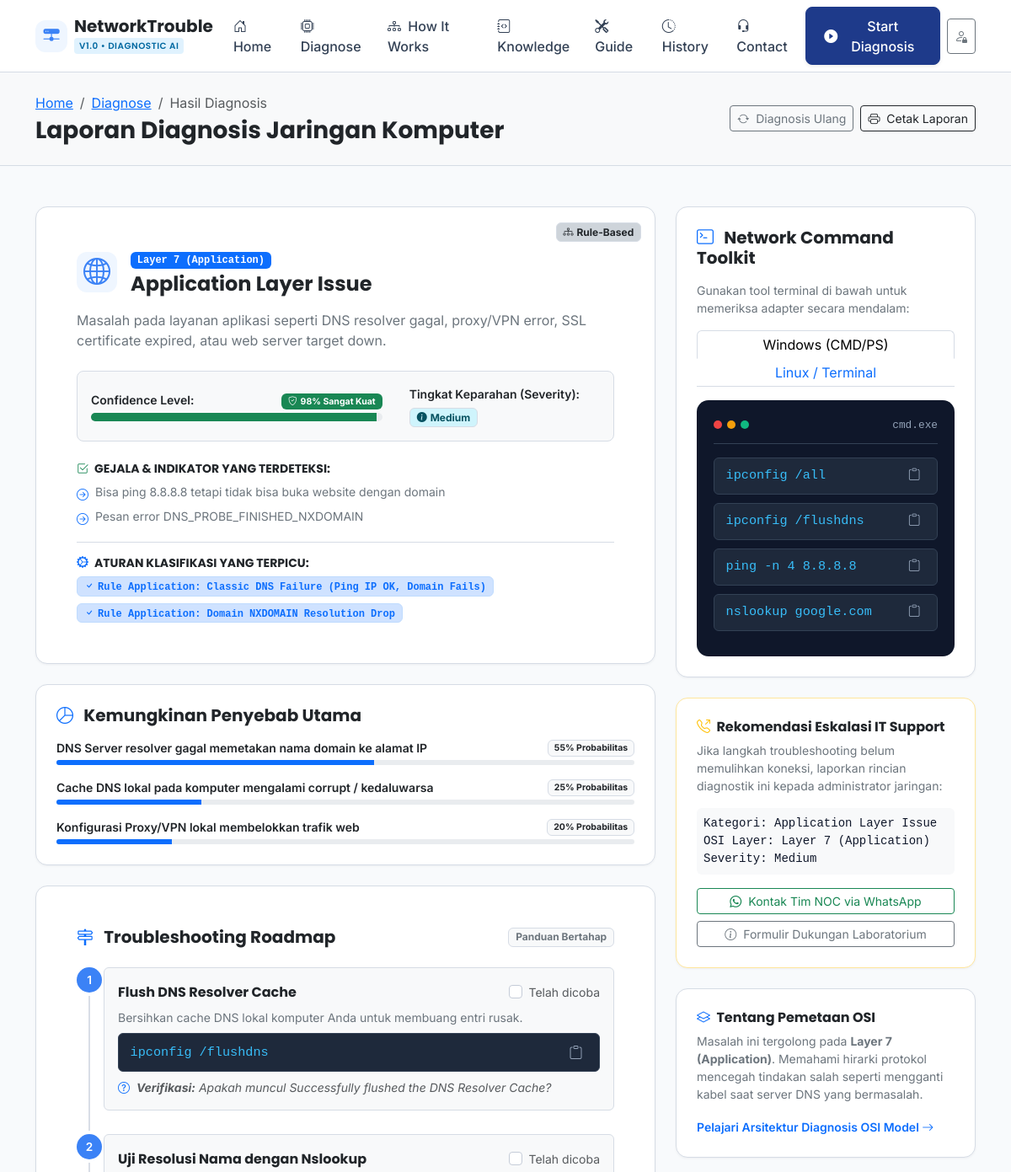
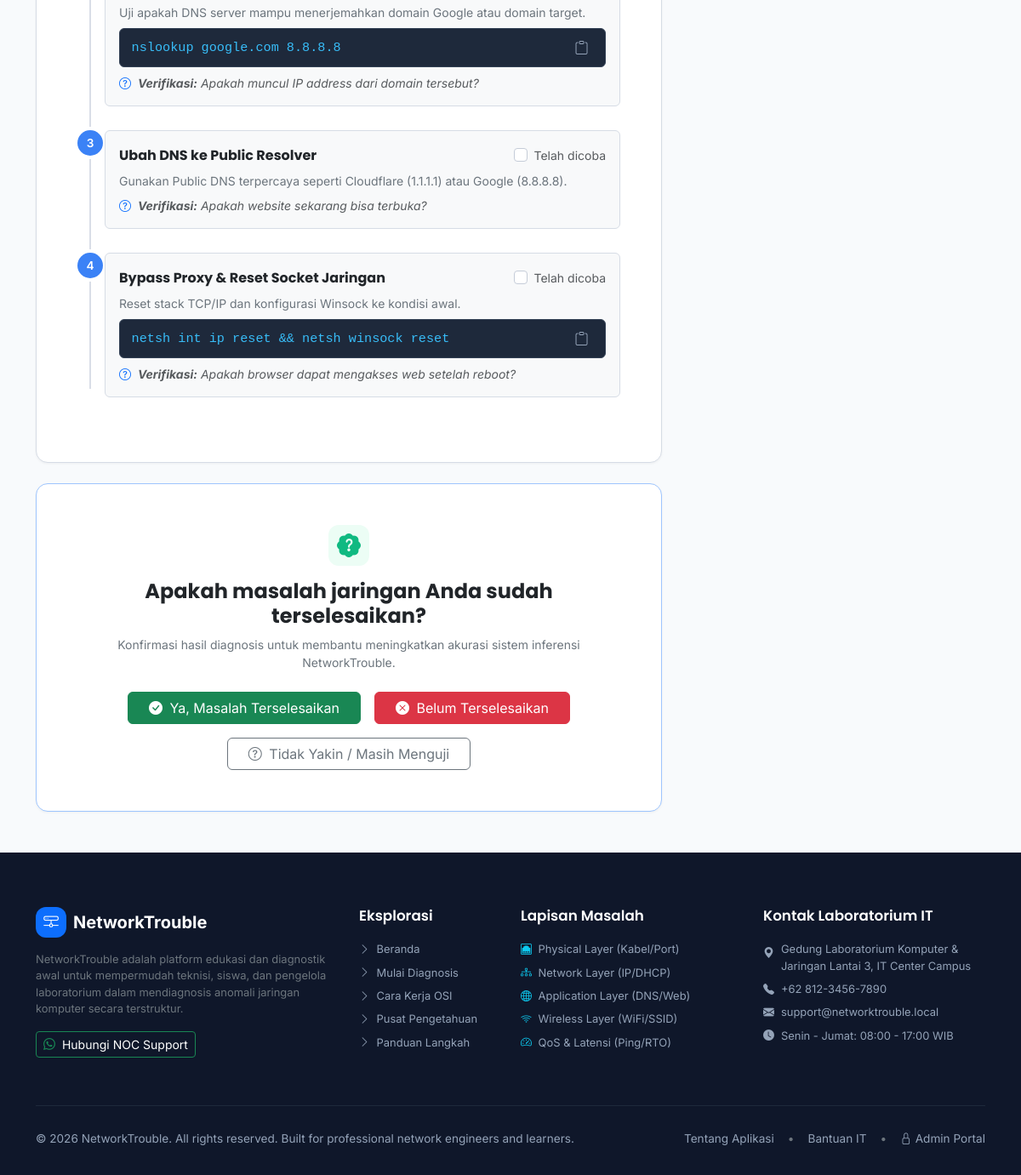
/result.php?id=1, run on the app's committed database (2 pictures, top to bottom).
### tables this page shows
CREATE TABLE `diagnosis_results` (
  `id` INT UNSIGNED AUTO_INCREMENT PRIMARY KEY,
  `session_id` INT UNSIGNED NOT NULL,
  `category_id` INT UNSIGNED NOT NULL,
  `osi_layer` VARCHAR(50) NOT NULL,
  `confidence_score` INT NOT NULL DEFAULT 0,
  `severity` ENUM('Low', 'Medium', 'High', 'Critical') NOT NULL DEFAULT 'Medium',
  `possible_causes_json` TEXT NOT NULL,
  `status` ENUM('resolved', 'unresolved', 'pending', 'unsure') NOT NULL DEFAULT 'pending',
  `resolved_at` DATETIME NULL,
  `created_at` DATETIME NOT NULL DEFAULT CURRENT_TIMESTAMP,
  FOREIGN KEY (`session_id`) REFERENCES `diagnosis_sessions`(`id`) ON DELETE CASCADE
);

CREATE TABLE `network_categories` (
  `id` INT UNSIGNED AUTO_INCREMENT PRIMARY KEY,
  `name` VARCHAR(100) NOT NULL,
  `slug` VARCHAR(100) NOT NULL UNIQUE,
  `description` TEXT NOT NULL,
  `osi_layer` VARCHAR(50) NOT NULL,
  `severity_default` ENUM('Low', 'Medium', 'High', 'Critical') NOT NULL DEFAULT 'Medium',
  `icon` VARCHAR(50) NOT NULL DEFAULT 'bi-hdd-network',
  `status` ENUM('active', 'inactive') NOT NULL DEFAULT 'active',
  `created_at` DATETIME NOT NULL DEFAULT CURRENT_TIMESTAMP
);

CREATE TABLE `troubleshooting_steps` (
  `id` INT UNSIGNED AUTO_INCREMENT PRIMARY KEY,
  `category_id` INT UNSIGNED NOT NULL,
  `step_number` INT NOT NULL DEFAULT 1,
  `title` VARCHAR(150) NOT NULL,
  `description` TEXT NOT NULL,
  `command` VARCHAR(255) NULL,
  `platform` ENUM('both', 'windows', 'linux', 'gui') NOT NULL DEFAULT 'both',
  `verification_question` VARCHAR(255) NULL,
  `created_at` DATETIME NOT NULL DEFAULT CURRENT_TIMESTAMP
);

CREATE TABLE `contact_settings` (
  `id` INT UNSIGNED AUTO_INCREMENT PRIMARY KEY,
  `contact_name` VARCHAR(100) NOT NULL DEFAULT 'IT Support & Network NOC',
  `phone` VARCHAR(30) NOT NULL DEFAULT '+62 812-3456-7890',
  `email` VARCHAR(100) NOT NULL DEFAULT 'support@networktrouble.local',
  `address` TEXT NULL,
  `working_hours` VARCHAR(100) NOT NULL DEFAULT 'Senin - Jumat: 08:00 - 17:00 WIB',
  `whatsapp` VARCHAR(30) NOT NULL DEFAULT '6281234567890',
  `updated_at` DATETIME NOT NULL DEFAULT CURRENT_TIMESTAMP ON UPDATE CURRENT_TIMESTAMP
);

### result.php (the view, shortened to what the rows shown need)
<?php
require_once __DIR__ . '/config/app.php';
require_once __DIR__ . '/includes/functions.php';
require_once __DIR__ . '/includes/classification_engine.php';
$db = get_db();
if ($_SERVER['REQUEST_METHOD'] === 'POST') {
    $connType = sanitize($_POST['connection_type'] ?? 'unknown');
    $symptoms = $_POST['symptoms'] ?? [];
    $adaptive = $_POST['adaptive_answers'] ?? [];
    $customText = sanitize($_POST['custom_text'] ?? '');
    $source = sanitize($_POST['classification_source'] ?? 'Rule-Based');
    $diagnosis = NetworkClassificationEngine::diagnose([
        'connection_type'       => $connType,
        'symptoms'              => $symptoms,
        'adaptive_answers'      => $adaptive,
        'custom_text'           => $customText,
        'classification_source' => $source
    ]);
    $userToken = get_anonymous_session_token();
    if ($db) {
        try {
            $inputJson = json_encode([
                'connection_type'  => $connType,
                'symptoms'         => $symptoms,
                'adaptive_answers' => $adaptive,
                'custom_text'      => $customText
            ]);
            $stmt = $db->prepare("INSERT INTO diagnosis_sessions (session_token, connection_type, input_data_json, classification_source, user_ip, created_at) VALUES (?, ?, ?, ?, ?, NOW())");
            $stmt->execute([$userToken, $connType, $inputJson, $diagnosis['classification_source'], $_SERVER['REMOTE_ADDR'] ?? '127.0.0.1']);
            $sessionId = (int)$db->lastInsertId();
            $possibleJson = json_encode(array_column($diagnosis['possible_causes'], 'cause'));
            $resStmt = $db->prepare("INSERT INTO diagnosis_results (session_id, category_id, osi_layer, confidence_score, severity, possible_causes_json, status, created_at) VALUES (?, ?, ?, ?, ?, ?, 'pending', NOW())");
            $resStmt->execute([
                $sessionId,
                $diagnosis['category_id'],
                $diagnosis['osi_layer'],
                $diagnosis['confidence_score'],
                $diagnosis['severity'],
                $possibleJson
            ]);
            $resultRecordId = (int)$db->lastInsertId();
            $_SESSION['last_diagnosis_id'] = $resultRecordId;
            $_SESSION['last_session_id'] = $sessionId;
            if ($diagnosis['category_id'] === 9 && !empty($customText)) {
                $unresStmt = $db->prepare("INSERT INTO unresolved_cases (session_id, user_description, predicted_category, case_status, created_at) VALUES (?, ?, ?, 'open', NOW())");
                $unresStmt->execute([$sessionId, $customText, 'Unknown Network Issue']);
            }
        } catch (Exception $e) {}
    }
} elseif (isset($_GET['id'])) {
    $requestedId = (int)$_GET['id'];
    if ($db) {
        try {
            $stmt = $db->prepare("SELECT r.*, s.connection_type, s.input_data_json, s.classification_source, c.name as category_name, c.slug as category_slug, c.icon, c.description FROM diagnosis_results r JOIN diagnosis_sessions s ON r.session_id = s.id JOIN network_categories c ON r.category_id = c.id WHERE r.id = ?");
            $stmt->execute([$requestedId]);
            $row = $stmt->fetch();
            if ($row) {
                $inputData = json_decode($row['input_data_json'], true) ?: [];
                $diagnosis = NetworkClassificationEngine::diagnose([
                    'connection_type'       => $row['connection_type'],
                    'symptoms'              => $inputData['symptoms'] ?? [],
                    'adaptive_answers'      => $inputData['adaptive_answers'] ?? [],
                    'custom_text'           => $inputData['custom_text'] ?? '',
                    'classification_source' => $row['classification_source']
                ]);
            }
        } catch (Exception $e) {}
    }
}
require_once __DIR__ . '/includes/header.php';
?>
<div class="py-4 bg-light border-bottom">
    <div class="container">
        <div class="d-flex flex-wrap align-items-center justify-content-between gap-3">
            <div>
                <h1 class="h3 fw-bold text-dark mb-0">Laporan Diagnosis Jaringan Komputer</h1>
            </div>
        </div>
    </div>
</div>
<div class="py-5">
    <div class="container">
        <div class="row g-4">
            <div class="col-lg-8">
                <div class="nt-card p-4 p-md-5 mb-4 position-relative overflow-hidden">
                    <div class="position-absolute top-0 end-0 p-3">
                        <?= get_source_badge($diagnosis['classification_source']); ?>
                    </div>
                    <div class="d-flex align-items-center gap-3 mb-3">
                        <div class="nt-icon-box nt-icon-primary fs-2">
                        </div>
                        <div>
                            <span class="badge bg-primary text-white mb-1 font-monospace">
                                <?= htmlspecialchars($diagnosis['osi_layer']); ?>
                            </span>
                            <h2 class="h4 fw-bold text-dark mb-0">
                                <?= htmlspecialchars($diagnosis['category_name']); ?>
                            </h2>
                        </div>
                    </div>
                    <p class="text-secondary mb-4">
                        <?= htmlspecialchars($diagnosis['description']); ?>
                    </p>
                    <div class="p-3 bg-light rounded-3 border mb-4">
                        <div class="row g-3 align-items-center">
                        </div>
                    </div>
                    <?php if (!empty($diagnosis['matched_symptoms'])): ?>
                    <div>
                        <h6 class="fw-bold text-dark mb-2 small text-uppercase letter-spacing-1">
                        </h6>
                        <ul class="list-unstyled mb-0 small">
                        </ul>
                    </div>
                    <?php endif; ?>
                    <?php if (!empty($diagnosis['triggered_rules'])): ?>
                    <div class="mt-3 pt-3 border-top">
                        <h6 class="fw-bold text-dark mb-2 small text-uppercase letter-spacing-1">
                        </h6>
                        <div class="d-flex flex-wrap gap-2">
                        </div>
                    </div>
                    <?php endif; ?>
                </div>
                <div class="nt-card p-4 p-md-5 mb-4">
                    <div class="roadmap-timeline">
                        <?php if (!empty($diagnosis['troubleshooting_steps'])): ?>
                            <?php foreach ($diagnosis['troubleshooting_steps'] as $idx => $step): ?>
                            <div class="roadmap-item">
                                <div class="roadmap-badge"><?= $idx + 1; ?></div>
                                <div class="card p-3 border shadow-none bg-light transition-all">
                                    <div class="d-flex align-items-center justify-content-between mb-2">
                                        <h6 class="fw-bold text-dark mb-0"><?= htmlspecialchars($step['title']); ?></h6>
                                        <div class="form-check mb-0">
                                            <input class="form-check-input" type="checkbox" id="step_chk_<?= $idx; ?>" onchange="this.closest('.card').classList.toggle('border-success', this.checked); this.closest('.card').classList.toggle('bg-success-subtle', this.checked);">
                                            <label class="form-check-label small text-muted cursor-pointer" for="step_chk_<?= $idx; ?>">Telah dicoba</label>
                                        </div>
                                    </div>
                                    <p class="text-secondary small mb-2"><?= htmlspecialchars($step['description']); ?></p>
                                    <?php if (!empty($step['command'])): ?>
                                    <div class="command-line mb-2">
                                        <code><?= htmlspecialchars($step['command']); ?></code>
                                        <button type="button" class="copy-btn" data-copy="<?= htmlspecialchars($step['command']); ?>" title="Salin Perintah">
                                            <i class="bi bi-clipboard"></i>
                                        </button>
                                    </div>
                                    <?php endif; ?>
                                    <?php if (!empty($step['verification_question'])): ?>
                                    <div class="small text-muted fst-italic">
                                        <i class="bi bi-question-circle me-1 text-primary"></i> <strong>Verifikasi:</strong> <?= htmlspecialchars($step['verification_question']); ?>
                                    </div>
                                    <?php endif; ?>
                                </div>
                            </div>
                            <?php endforeach; ?>
                        <?php endif; ?>
                    </div>
                </div>
            </div>
            <div class="col-lg-4">
                <div class="nt-card p-4 mb-4 border-warning-subtle bg-white">
                    <h6 class="fw-bold text-dark mb-2">
                        <i class="bi bi-telephone-outbound text-warning me-1"></i> Rekomendasi Eskalasi IT Support
                    </h6>
                    <p class="text-secondary small mb-3">
                        Jika langkah troubleshooting belum memulihkan koneksi, laporkan rincian diagnostik ini kepada administrator jaringan:
                    </p>
                    <div class="p-2 bg-light rounded-2 font-monospace small mb-3">
                        Kategori: <?= htmlspecialchars($diagnosis['category_name']); ?><br>
                        OSI Layer: <?= htmlspecialchars($diagnosis['osi_layer']); ?><br>
                        Severity: <?= htmlspecialchars($diagnosis['severity']); ?>
                    </div>
                    <?php $contact = get_contact_info(); ?>
                    <a href="https://wa.me/<?= preg_replace('/[^0-9]/', '', $contact['whatsapp']); ?>?text=Halo%20NOC%20Support,%20saya%20mengalami%20gangguan%20jaringan%20(Kategori:%20<?= urlencode($diagnosis['category_name']); ?>)" target="_blank" class="btn btn-outline-success btn-sm w-100 mb-2">
                        <i class="bi bi-whatsapp me-1"></i> Kontak Tim NOC via WhatsApp
                    </a>
                    <a href="<?= base_url('contact.php'); ?>" class="btn btn-outline-secondary btn-sm w-100">
                        <i class="bi bi-info-circle me-1"></i> Formulir Dukungan Laboratorium
                    </a>
                </div>
                <div class="nt-card p-4">
                    <p class="text-secondary small mb-3">
                        Masalah ini tergolong pada <strong><?= htmlspecialchars($diagnosis['osi_layer']); ?></strong>. Memahami hirarki protokol mencegah tindakan salah seperti mengganti kabel saat server DNS yang bermasalah.
                    </p>
                </div>
            </div>
        </div>
    </div>
</div>
<?php
require_once __DIR__ . '/includes/footer.php';
?>

### includes/footer.php (shortened to what the rows shown need)
<?php
require_once __DIR__ . '/../config/app.php';
require_once __DIR__ . '/functions.php';
$contact = get_contact_info();
?>
<footer class="nt-footer">
    <div class="container">
        <div class="row g-4">
            <div class="col-lg-3 col-md-6">
                <ul class="list-unstyled small d-flex flex-column gap-2">
                    <li class="d-flex align-items-start gap-2">
                        <i class="bi bi-geo-alt-fill text-primary-light mt-1"></i>
                        <span><?= e($contact['address']); ?></span>
                    </li>
                    <li class="d-flex align-items-center gap-2">
                        <i class="bi bi-telephone-fill text-primary-light"></i>
                        <span><?= e($contact['phone']); ?></span>
                    </li>
                    <li class="d-flex align-items-center gap-2">
                        <i class="bi bi-envelope-fill text-primary-light"></i>
                        <span><?= e($contact['email']); ?></span>
                    </li>
                    <li class="d-flex align-items-center gap-2">
                        <i class="bi bi-clock-fill text-primary-light"></i>
                        <span><?= e($contact['working_hours']); ?></span>
                    </li>
                </ul>
            </div>
        </div>
    </div>
</footer>
</body>
</html>

### data on the page
diagnosis_results: osi_layer "Layer 7 (Application)", network_categories.name "Application Layer Issue", network_categories.description "Masalah pada layanan aplikasi seperti DNS resolver gagal, proxy/VPN error, SSL certificate expired, atau web server target down.", severity "Medium"
troubleshooting_steps: title "Flush DNS Resolver Cache", description "Bersihkan cache DNS lokal komputer Anda untuk membuang entri rusak.", command "ipconfig /flushdns", verification_question "Apakah muncul Successfully flushed the DNS Resolver Cache?"
troubleshooting_steps: title "Uji Resolusi Nama dengan Nslookup", description "Uji apakah DNS server mampu menerjemahkan domain Google atau domain target.", command "nslookup google.com 8.8.8.8", verification_question "Apakah muncul IP address dari domain tersebut?"
troubleshooting_steps: title "Ubah DNS ke Public Resolver", description "Gunakan Public DNS terpercaya seperti Cloudflare (1.1.1.1) atau Google (8.8.8.8).", verification_question "Apakah website sekarang bisa terbuka?"
troubleshooting_steps: title "Bypass Proxy & Reset Socket Jaringan", description "Reset stack TCP/IP dan konfigurasi Winsock ke kondisi awal.", command "netsh int ip reset && netsh winsock reset", verification_question "Apakah browser dapat mengakses web setelah reboot?"
contact_settings: address "Gedung Laboratorium Komputer & Jaringan Lantai 3, IT Center Campus", phone "+62 812-3456-7890", email "support@networktrouble.local", working_hours "Senin - Jumat: 08:00 - 17:00 WIB"

### other printed values
$navBrand "NetworkTrouble"
$navBadge "V1.0 • DIAGNOSTIC AI"
$navBtnText "Start Diagnosis"
$score "98"
$sym "Bisa ping 8.8.8.8 tetapi tidak bisa buka website dengan domain"
$sym "Pesan error DNS_PROBE_FINISHED_NXDOMAIN"
$ruleName "Rule Application: Classic DNS Failure (Ping IP OK, Domain Fails)"
$ruleName "Rule Application: Domain NXDOMAIN Resolution Drop"
$cause['cause'] "DNS Server resolver gagal memetakan nama domain ke alamat IP"
$cause['prob'] "55"
$cause['cause'] "Cache DNS lokal pada komputer mengalami corrupt / kedaluwarsa"
$cause['prob'] "25"
$cause['cause'] "Konfigurasi Proxy/VPN lokal membelokkan trafik web"
$cause['prob'] "20"
